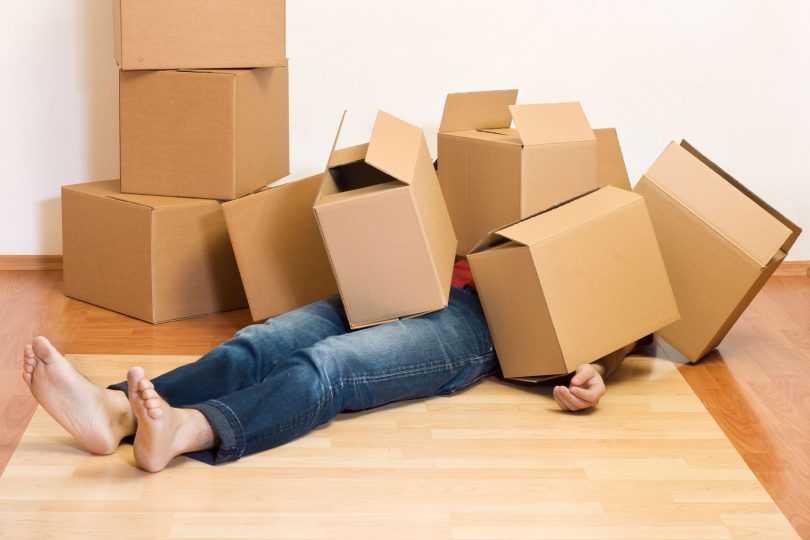
#> input picture opencv/src/python/boxes.jpg, 810 x 540 px, given in place of the camera
$ python detection.3.py
#> lines starting #> are read from the running program, lines starting #| are printed output that depends on the picture; after the words box and inside, x2 and y2 are one past the last pixel; in counts of white or black regions, pixels touching at a corner belong together
#
# Hough Lines (not probabilistic)
#
import time
import cv2
import numpy as np

Kernel_size = 15
low_threshold = 40
high_threshold = 120

rho = 10
threshold = 15
theta = np.pi / 180
minLineLength = 10
maxLineGap = 1

# Initialize camera
camera = cv2.VideoCapture(0)

width  = 640
height = 480
camera.set(3, width)
camera.set(4, height)


while True:
    # CAPTURE FRAME-BY-FRAME
    ret, frame = camera.read()
#> frame is the input picture: shape (540, 810, 3); mean B, G, R 144, 174.9, 208.7
    time.sleep(0.1)
    # Convert to Grayscale
    gray = cv2.cvtColor(frame, cv2.COLOR_BGR2GRAY)
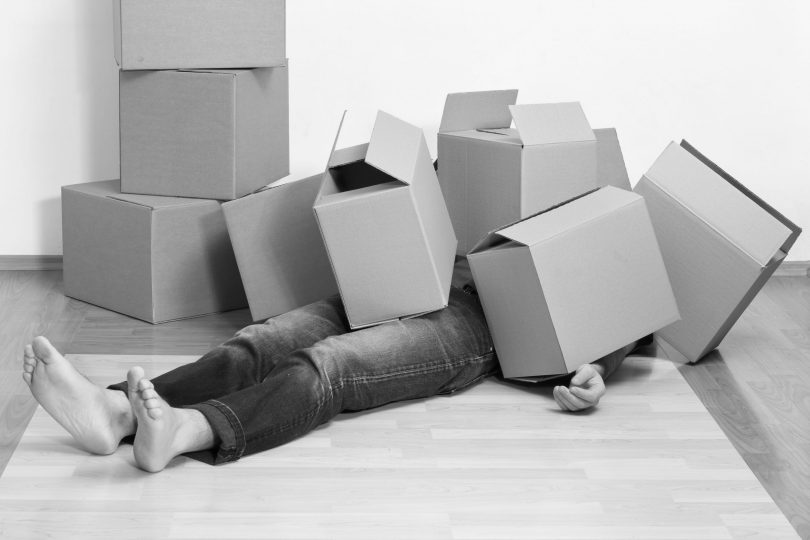
#> gray: shape (540, 810); min 1, max 252, mean 181.5
    # Blur image to reduce noise. if Kernel_size is bigger the image will be more blurry
    blurred = cv2.GaussianBlur(gray, (Kernel_size, Kernel_size), 0)

    # Perform canny edge-detection.
    # If a pixel gradient is higher than high_threshold is considered as an edge.
    # if a pixel gradient is lower than low_threshold is is rejected , it is not an edge.
    # Bigger high_threshold values will provoque to find less edges.
    # Canny recommended ratio upper:lower  between 2:1 or 3:1
    edged = cv2.Canny(blurred, low_threshold, high_threshold)
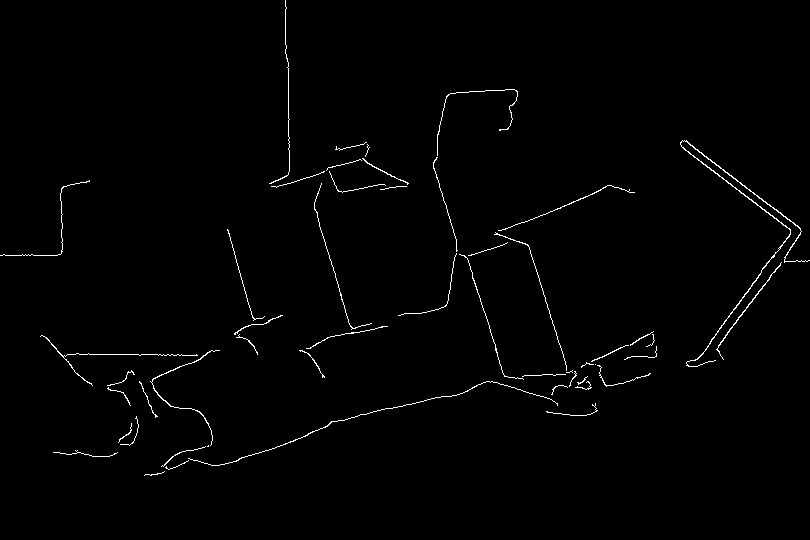
#> edged: shape (540, 810); 1.1% white in thin lines or dots, all inside (x1, y1, x2, y2) = (0, 0, 810, 476)

    lines = cv2.HoughLines(edged, 1, np.pi / 180, 200)
#> lines = None
    if lines is not None:
        for rho, theta in lines[0]:
            a = np.cos(theta)
            b = np.sin(theta)
            x0 = a * rho
            y0 = b * rho
            pts1 = (int(x0 + 1000 * (-b)), int(y0 + 1000 * (a)))
            pts2 = (int(x0 - 1000 * (-b)), int(y0 - 1000 * (a)))
            cv2.line(frame, pts1, pts2, (0, 0, 255), 2)
    else:
        print("No lines...")

    cv2.imshow("line detect test", frame)

    if cv2.waitKey(1) & 0xFF == ord('q'):
#> (key q is pressed here)
        break

# When everything is done, release the capture

camera.release()
cv2.destroyAllWindows()

$ run again, on opencv/src/python/manycolors.jpg
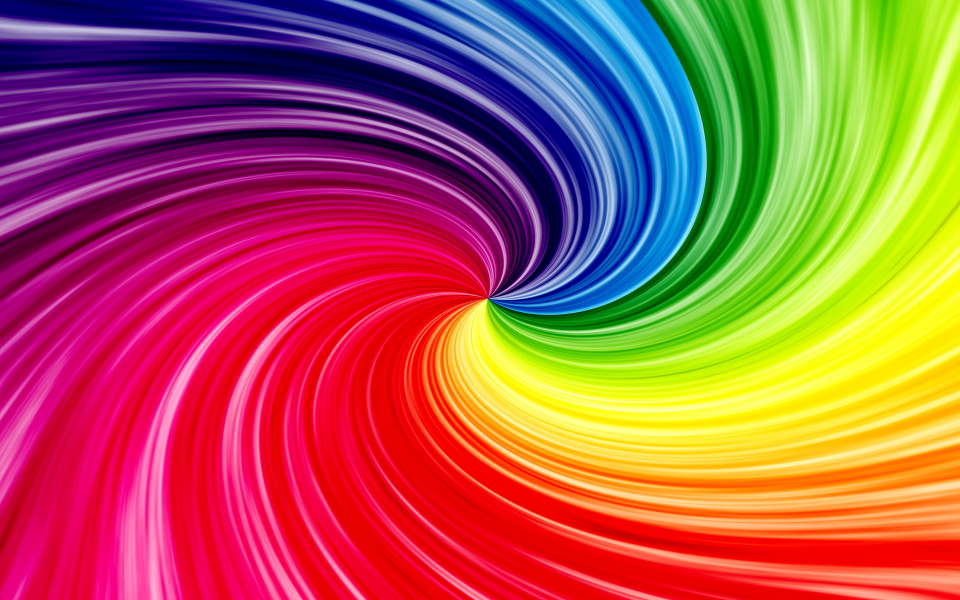
#> input picture opencv/src/python/manycolors.jpg, 2880 x 1800 px, given in place of the camera (shown at 1/3 size)
#> frame is the input picture: shape (1800, 2880, 3); mean B, G, R 81.3, 91.6, 170.7
#> `gray = cv2.cvtColor(frame, cv2.COLOR_BGR2GRAY)`:
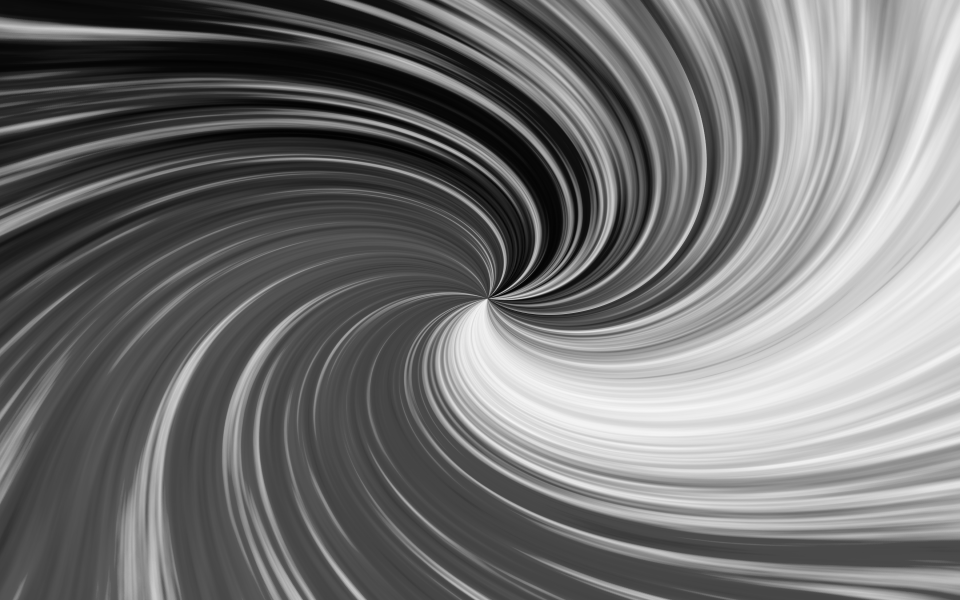
#> gray: shape (1800, 2880) (shown at 1/3 size); min 2, max 247, mean 114.1
#> `edged = cv2.Canny(blurred, low_threshold, high_threshold)`:
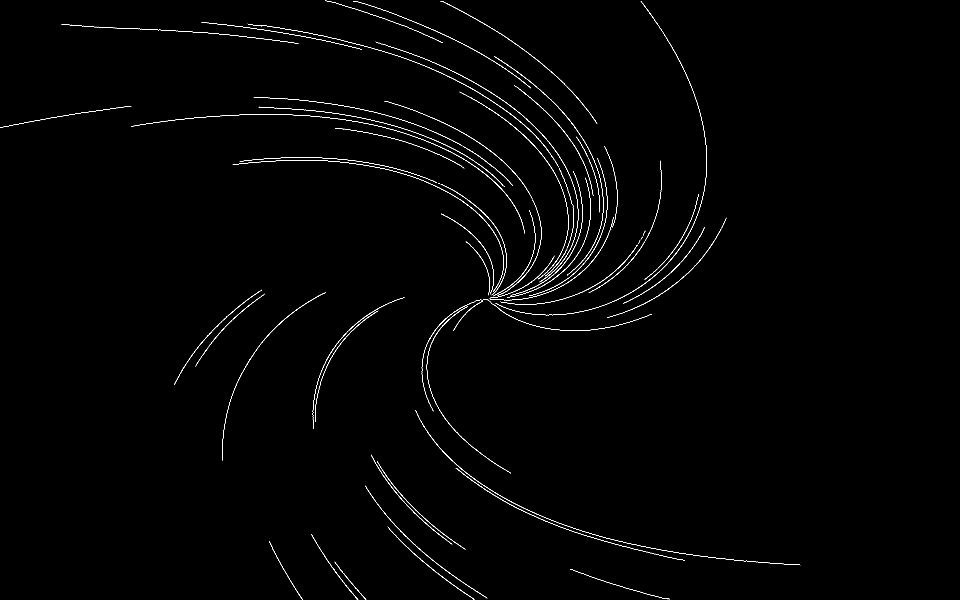
#> edged: shape (1800, 2880) (shown at 1/3 size); 0.64% white in thin lines or dots, all inside (x1, y1, x2, y2) = (0, 2, 2401, 1800)
#> lines = [[65, 1.62]]
#> the loop `for rho, theta in lines[0]:` made 1 pass
#> (rho, theta, a, b, x0, y0, pts1, pts2) on pass 1: (65, 1.62, -0.0523, 0.999, -3.4, 64.91, (-1002, 12), (995, 117))
